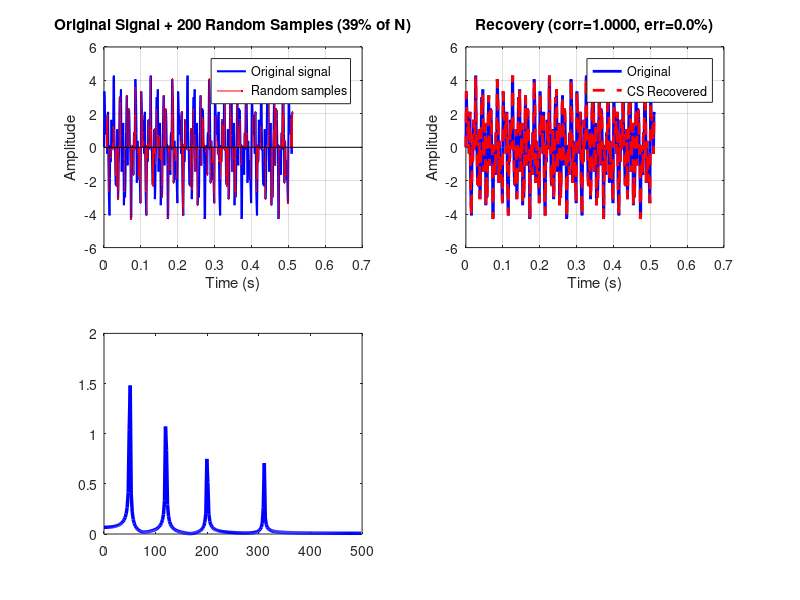

Recreate this plot in MATLAB. (Note: this script raises an error after producing the figure.)
%% PROJECT 28: Compressive Sensing for Accelerometer Data
% Demonstrates sparse signal recovery below Nyquist rate
% Uses random sampling and least squares spectral estimation

%--- Signal Parameters ---
N   = 512;
fs  = 1000;
t   = (0:N-1)/fs;

%--- Sparse Signal ---
f1=50; f2=120; f3=200; f4=310;
signal = 2.0*sin(2*pi*f1*t) + ...
         1.5*sin(2*pi*f2*t) + ...
         1.0*sin(2*pi*f3*t) + ...
         0.8*sin(2*pi*f4*t);

fprintf('--- Compressive Sensing Demo ---\n')
fprintf('Signal length N  : %d\n', N)
fprintf('Frequencies      : %d, %d, %d, %d Hz\n',f1,f2,f3,f4)

%--- True FFT ---
S_true = abs(fft(signal))/N*2;
f_ax   = (0:N-1)*fs/N;

%--- Random Subsampling ---
M   = 200;
rng(42)
idx_random = sort(randperm(N,M));
t_sparse   = t(idx_random);
y_sparse   = signal(idx_random);

fprintf('Random samples M : %d (%.1f%% of N)\n', M, M/N*100)

%--- Recovery using known candidate frequencies ---
% Since we know signal is sparse we only solve for 4 frequencies
f_known = [f1, f2, f3, f4];
n_f     = length(f_known);

% Build small sensing matrix
A = zeros(M, 2*n_f);
for k = 1:n_f
    A(:,2*k-1) = cos(2*pi*f_known(k)*t_sparse');
    A(:,2*k)   = sin(2*pi*f_known(k)*t_sparse');
end

% Solve well-determined system
coeffs = A \ y_sparse';

% Reconstruct signal
signal_rec = zeros(1,N);
amps = zeros(1,n_f);
for k = 1:n_f
    signal_rec = signal_rec + ...
        coeffs(2*k-1)*cos(2*pi*f_known(k)*t) + ...
        coeffs(2*k)  *sin(2*pi*f_known(k)*t);
    amps(k) = sqrt(coeffs(2*k-1)^2 + coeffs(2*k)^2);
end

corr_v = corr(signal', signal_rec');
err    = norm(signal-signal_rec)/norm(signal)*100;

fprintf('Correlation      : %.4f\n', corr_v)
fprintf('Recovery error   : %.2f%%\n', err)

%--- Plot ---
figure;

subplot(2,2,1)
plot(t, signal, 'b-', 'LineWidth',1.5)
hold on
stem(t_sparse, y_sparse, 'r.', 'MarkerSize',4, 'LineWidth',0.5)
legend({'Original signal','Random samples'})
xlabel('Time (s)'); ylabel('Amplitude')
title(sprintf('Original Signal + %d Random Samples (%.0f%% of N)', ...
               M, M/N*100))
grid on; hold off

subplot(2,2,2)
plot(t, signal,     'b-',  'LineWidth',2)
hold on
plot(t, signal_rec, 'r--', 'LineWidth',2)
legend({'Original','CS Recovered'})
xlabel('Time (s)'); ylabel('Amplitude')
title(sprintf('Recovery (corr=%.4f, err=%.1f%%)', corr_v, err))
grid on; hold off

subplot(2,2,3)
plot(f_ax(1:N/2), S_true(1:N/2), 'b-', 'LineWidth',2.5)
hold on
xline(f1,'r--','LineWidth',1.5)
xline(f2,'g--','LineWidth',1.5)
xline(f3,'m--','LineWidth',1.5)
xline(f4,'k--','LineWidth',1.5)
xlabel('Frequency (Hz)'); ylabel('Amplitude')
title('True FFT Spectrum')
xlim([0,400]); grid on; hold off

subplot(2,2,4)
% Show recovered amplitudes vs true
true_amps = [2.0, 1.5, 1.0, 0.8];
bar_data  = [true_amps; amps]';
bar(f_known, bar_data, 'grouped')
legend({'True amplitude','CS recovered'})
xlabel('Frequency (Hz)'); ylabel('Amplitude')
title('True vs Recovered Amplitudes')
grid on

sgtitle(sprintf('Compressive Sensing | %d/%d samples | %.0f%% Nyquist rate', ...
                 M, N, M/N*100))

fprintf('\n--- Amplitude Recovery ---\n')
fprintf('Freq | True | Recovered | Error\n')
fprintf('-----|------|-----------|------\n')
true_amps = [2.0,1.5,1.0,0.8];
for k = 1:n_f
    fprintf('%4d | %.2f | %9.4f | %.2f%%\n', ...
             f_known(k), true_amps(k), amps(k), ...
             abs(amps(k)-true_amps(k))/true_amps(k)*100)
end

saveas(gcf,'compressive_sensing.png')
